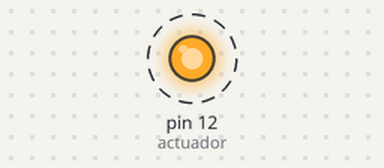
The sketch below on a simulated Arduino Uno, built with avr-gcc and run on an emulated ATmega328P. On the bench: output pins drawn as LEDs (lit = HIGH). Dashed ring = blinking.

Above: at 0.5 s.
Timing chart, 0 to 4.6 s (numbered marks = the images above):
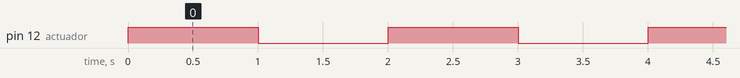

Measured:
- by itself, pin 12 (actuador): alternates HIGH for 1.0 s and LOW for 1.0 s

The sketch:

P4.ino
```cpp
// P4
int actuador = 12;

void setup() {
	Serial.begin(9600);
	pinMode(actuador, OUTPUT);
}

void loop() {
	digitalWrite(actuador, 1);
	delay(1000);
	digitalWrite(actuador, 0);
	delay(1000);
}
```
